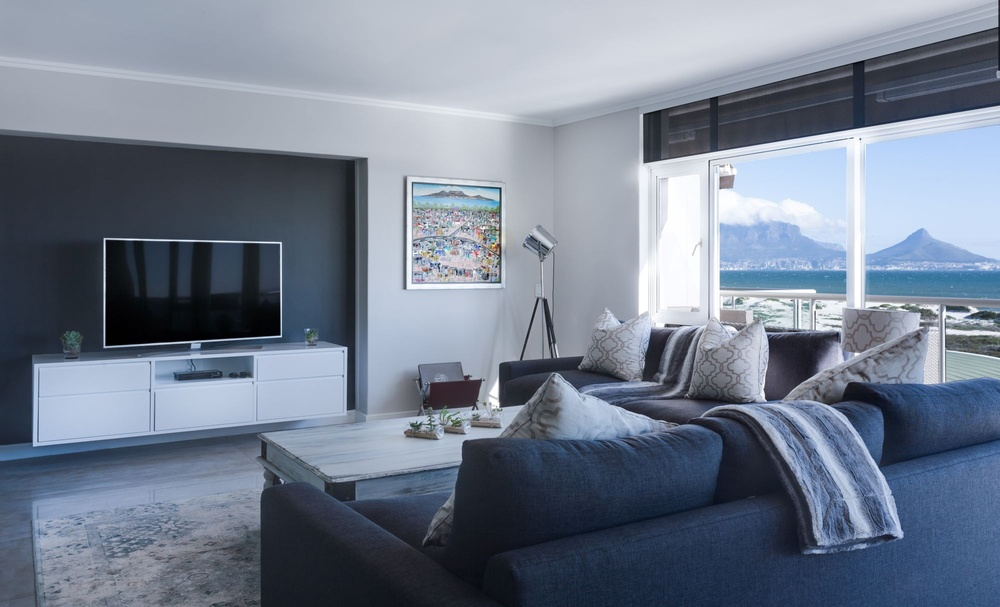
#> input picture test.jpg, 1000 x 607 px, shrunk from 2000 x 1214 before the run
$ python dualImageCrop.py
#> lines starting #> are read from the running program, lines starting #| are printed output that depends on the picture
import cv2

# Load the image
image = cv2.imread('test.jpg')
#> image is the input picture: shape (607, 1000, 3); mean B, G, R 143.4, 127, 116.6

# Get the height and width of the image
height, width = image.shape[:2]
#> height = 607; width = 1000

# Define the points from which the images will be cropped
top_left = (0, 0)  # (x, y)
bottom_right = (width, height)  # (x, y)
#> bottom_right = (1000, 607)

# Define the size of each cropped image
crop_top_left_size = (int(width/2), int(height/2))  # (width, height)
#> crop_top_left_size = (500, 303)
crop_bottom_right_size = (int(width/2), int(height/2))  # (width, height)
#> crop_bottom_right_size = (500, 303)

# Crop the image into two smaller images
crop_top_left = image[top_left[1]:top_left[1]+crop_top_left_size[1], top_left[0]:top_left[0]+crop_top_left_size[0]]
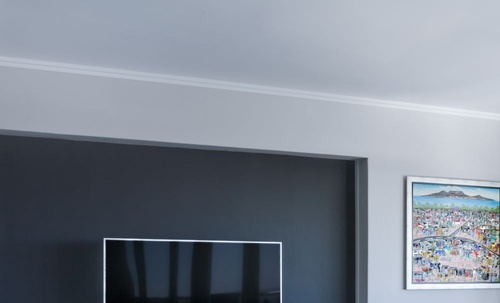
#> crop_top_left: shape (303, 500, 3); mean B, G, R 143.5, 132.4, 125.1
crop_bottom_right = image[bottom_right[1]-crop_bottom_right_size[1]:bottom_right[1], bottom_right[0]-crop_bottom_right_size[0]:bottom_right[0]]
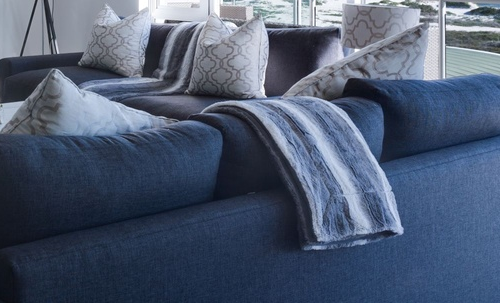
#> crop_bottom_right: shape (303, 500, 3); mean B, G, R 113, 90.6, 77.9

# Display the cropped images
cv2.imshow('Top Left', crop_top_left)
cv2.imshow('Bottom Right', crop_bottom_right)
cv2.waitKey(0)
cv2.destroyAllWindows()
